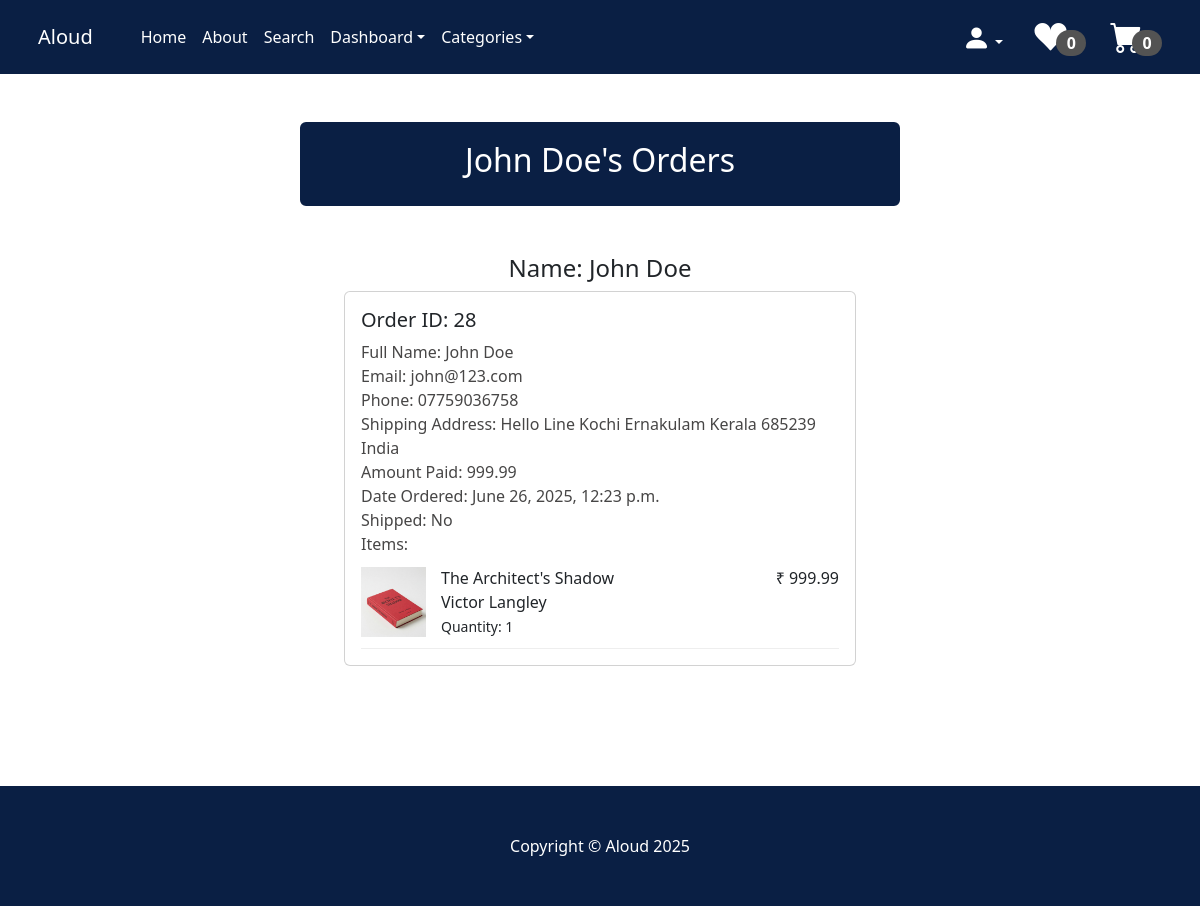
The page /customer_order_dash/john@123.com/ (signed in) on the database its author committed.
### payment/models.py (models this page shows, shortened)
class Order(models.Model):
    user = models.ForeignKey(User, on_delete=models.CASCADE, null=True, blank=True)
    full_name=models.CharField(max_length=300)
    email=models.EmailField(max_length=250)
    phone=models.CharField(max_length=20)
    shipping_address=models.TextField(max_length=10000)
    amount_paid=models.DecimalField(max_digits=10, decimal_places=2)
    date_ordered=models.DateTimeField(auto_now_add=True)
    shipped = models.BooleanField(default=False)
    date_shipped = models.DateTimeField(blank=True, null=True)

class OrderItem(models.Model):
    order = models.ForeignKey(Order, on_delete=models.CASCADE, null=True)
    product = models.ForeignKey(Product, on_delete=models.CASCADE, null=True)
    user = models.ForeignKey(User, on_delete=models.CASCADE, null=True, blank=True)
    quantity = models.PositiveBigIntegerField(default=1)
    price = models.DecimalField(max_digits=10, decimal_places=2)

### store/models.py (models this page shows, shortened)
class Product(models.Model):
    book_id = models.CharField(max_length=10)
    name = models.CharField(max_length=50)
    author = models.CharField(max_length=50)
    price = models.DecimalField(default=0, decimal_places=2, max_digits=9)
    category = models.ForeignKey(Category, on_delete=models.CASCADE, default=1)
    stock = models.PositiveIntegerField(null=False, blank=False, default=0)
    description = models.TextField(max_length=1000, default='', blank=True, null=True)
    image = models.ImageField(upload_to='uploads/product')
    is_sale = models.BooleanField(default=False)
    sale_price = models.DecimalField(default=0, decimal_places=2, max_digits=9)

### store/views.py (the view)
# urls.py: path('customer_order_dash/<str:email>/', views.customer_order_dash, name= 'customer_order_dash'),       #To view the details of the orders of all customers
def customer_order_dash(request, email):
    if request.user.is_authenticated and request.user.is_superuser:
        orders = Order.objects.filter(email=email)
        items = OrderItem.objects.filter(order__in=orders)
        return render(request, 'customer_order_dash.html', {'orders': orders, 'items': items})
    else:
        messages.success(request, 'Access denied to this page')
        return redirect('home')

### cart/cart.py (called while the page is built)
    def __len__(self):
        return sum(self.cart.values())

### cart/context_processors.py (called while the page is built)
def cart(request):
    return{'cart':Cart(request)}

### store/context_processors.py (called while the page is built)
def categories_processor(request):
    return {
        'categories': Category.objects.all()
    }

### store/models.py (called while the page is built)
    def __str__(self):
        return self.name

### wishlist/context_processors.py (called while the page is built)
def wishlist(request):
    wishlist = Wishlist(request)
    return {
        'wishlist': wishlist.wishlist  # or just 'wishlist': wishlist to use its methods
    }

### store/templates/customer_order_dash.html (shortened to what this page needs)
{% extends 'base.html' %}
{% block content %}
    <div class="container">
        <div class="row">
            <center>
                <div class="col-12">
<br/><br/>
<div class="card" style= "width: 600px; border-width: 3px; border-color: #0a1f44;">
  <div class="card-body" style="background: #0a1f44;">
        <h2 style="color: white;">{{orders.0.full_name}}'s Orders</h2>
  </div>
</div>
<br/><br/>
<h4>Name: {{orders.0.full_name}}</h4>
{% if orders %}
{% for order in orders %}
<div class="card" style="width: 32rem;">
  <div class="card-body" style="text-align: left;">
      <h5>Order ID: <td>{{order.id}}</td></h5>
      <B style="color: rgb(71, 70, 70); font-weight: 400;">Full Name:</B> <B style="color: rgb(71, 70, 70); font-weight: 300;">{{order.full_name}}</B><br/>
      <B style="color: rgb(71, 70, 70); font-weight: 400;">Email:</B> <B style="color: rgb(71, 70, 70); font-weight: 300;">{{order.email}}</B><br/>
      <B style="color: rgb(71, 70, 70); font-weight: 400;">Phone:</B> <B style="color: rgb(71, 70, 70); font-weight: 300;">{{order.phone}}</B><br/>
      <B style="color: rgb(71, 70, 70); font-weight: 400;">Shipping Address:</B> <B style="color: rgb(71, 70, 70); font-weight: 300;">{{order.shipping_address}}</B><br/>
      <B style="color: rgb(71, 70, 70); font-weight: 400;">Amount Paid:</B> <B style="color: rgb(71, 70, 70); font-weight: 300;">{{order.amount_paid}}</B><br/>
      <B style="color: rgb(71, 70, 70); font-weight: 400;">Date Ordered:</B> <B style="color: rgb(71, 70, 70); font-weight: 300;">{{order.date_ordered}}</B><br/>
      <B style="color: rgb(71, 70, 70); font-weight: 400;">Shipped:</B>
      {% if order.shipped %}
      <B style="color: rgb(71, 70, 70); font-weight: 300;">Yes</B><br/>
      <B style="color: rgb(71, 70, 70); font-weight: 400;">Date Shipped:</B> <B style="color: rgb(71, 70, 70); font-weight: 300;">{{order.date_shipped}}</B><br/>
      {% else %}
      <B style="color: rgb(71, 70, 70); font-weight: 300;">No</B><br/>
      {% endif %}
            <B style="color: rgb(71, 70, 70); font-weight: 400;">Items:</B> <br/>
      {% for item in items %}
        <div class="item-container">
      <div class="item-image">
        <img src="{{ item.product.image.url }}" alt="{{ item.name }}">
      </div>
      <div class="item-details">
        <div class="item-left">
          <B style="font-weight: 500;">{{ item.product.name }}</B><br/>
          {{ item.product.author }}<br/>
              <small>Quantity: {{ item.quantity }}</small>
        </div>
        <div class="item-right">
            ₹ {{ item.price }}
        </div>
      </div>
    </div>
  {% endfor %}
  </div>
</div>
<br/>
{% endfor %}
{% else %}
No Orders Yet
{% endif %}
<br/><br/><br/><br/>
                </div>
            </center>
        </div>
    </div>
{% endblock %}

### store/templates/customer_order_dash.html (style rules this page uses)
.item-container { display: flex; align-items: center; justify-content: space-between; border-bottom: 1px solid #eee; padding: 10px 0; }
.item-image { flex: 0 0 auto; margin-right: 15px; }
.item-image img { height: 70px; width: 65px; }
.item-details { flex-grow: 1; display: flex; justify-content: space-between; width: 100%; }
.item-left { text-align: left; }
.item-right { text-align: right; white-space: nowrap; margin-left: 20px; }

### rows shown on the page
Order: full_name "John Doe", id "28", email "john@123.com", phone "07759036758", shipping_address "Hello Line Kochi Ernakulam Kerala 685239 India", amount_paid "999.99", date_ordered "June 26, 2025, 12:23 p.m.", shipped "No"
OrderItem: product.image (picture), product.name "The Architect's Shadow", product.author "Victor Langley", quantity "1", price "999.99"

### other values the page prints
{{ wishlist|length }} "0"
{{ cart|length }} "0"
